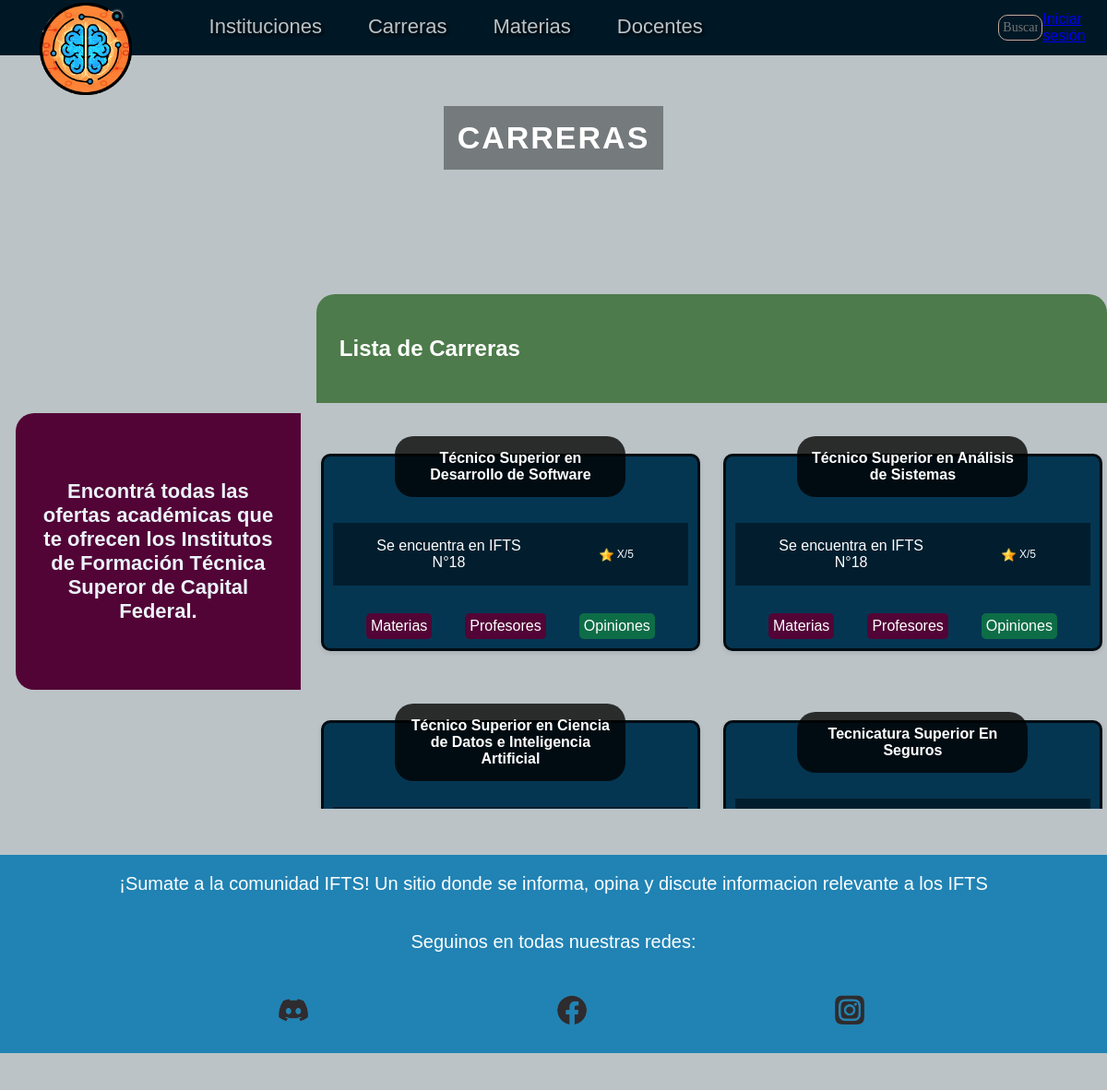
The app's page /carrera/lista/ with its own data.
### apps/carrera/models.py (models this page shows, shortened)
class Carrera(models.Model):
    nombre = models.CharField(default="Técnico Superior", max_length=150, blank=True, null=True)
    duracion = models.PositiveIntegerField(default=None)
    institucion = models.ForeignKey('institucion.Institucion', on_delete=models.CASCADE, related_name='carreras_institucion', default=None)
    img_perfil = models.ImageField(upload_to='carrera_uploads/', default='Carreras/Carreras-Perfil.jpeg' , blank=True, null=True)

### apps/institucion/models.py (models this page shows)
class Institucion(models.Model):
    nombre = models.CharField(default="IFTS", max_length=150, blank=True, null=True)
    ubicacion = models.CharField(default="Argentina", max_length=250, blank=True, null=True)
    url = models.CharField(default="", max_length=250, blank=True, null=True)
    usuario = models.ForeignKey('custom_user.CustomUser', on_delete=models.CASCADE, related_name='instituciones_usuario', default=None)
    img_perfil = models.ImageField(upload_to='ifts_uploads/', default='IFTS/IFTS18-FRONT.jpg' , blank=True, null=True)
    def __str__(self):
        return self.nombre

### apps/carrera/views.py (the view)
# urls.py: path("lista/", CarreraListView.as_view(), name="lista_carreras"),
class CarreraListView(ListView):
    model = Carrera
    template_name = "lista_carrera.html"
    context_object_name = "carreras"
    def get_queryset(self):
        institucion_id = self.kwargs.get('institucion_id')
        if institucion_id:
            return Carrera.objects.filter(institucion_id=institucion_id)
        return Carrera.objects.all()

### apps/carrera/templates/lista_carrera.html (shortened to what this page needs)
{% extends "template_base.html" %}
{% load static %}
{% block extra_head %}
    <link rel="stylesheet" href="{% static 'css/lista_carreras.css' %}">
{% endblock %}
{% block content %}
<div class="tituloPrincipalCarreras">CARRERAS</div>
   <main class="textoYcarreras">
        <div class="textoCarreras">
            <h1 class="textoCarreras">
                Encontrá todas las ofertas académicas que te ofrecen los Institutos de Formación Técnica Superor de Capital Federal.
            </h1>
        </div>
        <aside class="tituloTarjetaYTarjetas">
            <div class="tituloTarjetaCarreras">
                <h2>Lista de Carreras</h2>
            </div>
            <div class="carrerasDiv">
                {% for carrera in carreras %}
                        <div class="tarjetaIfts">
                            <div class="imgTarjetaIfts">
                                <h2><b>{{ carrera.nombre }}</b></h2>
                            </div>
                            <div class="contenidoInferiorTarjerta">
                                <div>
                                   <p> Se encuentra en {{ carrera.institucion }} </p>
                                </div>
                                <div class="puntaje">
                                    <img src="{% static 'imagenes/Iconos/estrella.png' %}" alt="">
                                    <div>
                                        <p class="Qualification">X/5</p>
                                    </div>
                                </div>
                            </div>
                            <div class="divBotonesTarjeta">
                                <a href="{% url 'lista_materias_carrera' carrera_id=carrera.id %}"><button id="btnIftsMaterias">Materias</button></a>
                                <a href="{% url 'lista_profesores_carrera' carrera_id=carrera.id %}"><button id="btnIftsProfesores">Profesores</button></a>
                                <a href="{% url 'opiniones_por_entidad' model_name='carrera' entity_id=carrera.id %}"><button id="btnIftsOpiniones">Opiniones</button></a>
                            </div>
                        </div>
                {% endfor %}
            </div>
        </aside>
</main>
{% endblock %}

### static/css/template_base.css (style rules this page uses)
body,html { display: flex; flex-direction: column; justify-content: center; min-height: 100vh; margin: 0; color: #224; background-color: #bbc3c6; font-family: Verdana, Geneva, Tahoma, sans-serif ; }
html { box-sizing: border-box; -webkit-font-smoothing: antialiased; }
* { box-sizing: inherit; }
*:before, *:after { box-sizing: inherit; }

### static/css/lista_carreras.css (style rules this page uses)
.tituloPrincipalCarreras { font-size: 34px; color: #ffffff; transform: translateY(-135px); font-weight:600; background-color: #00000060; padding: 15px; letter-spacing: 2px; }
.textoYcarreras { display: flex; flex-direction: row; text-align: center; align-items: center; width: 100%; height: auto; justify-content: center; }
.textoCarreras { color: #EBF2FA ; height: 100%; text-align: center; align-items: center; display: flex; flex-direction: column; justify-content: center; width: 40%; }
.textoCarreras h1 { background-color: #520436; width: 90%; height: 300px; font-size: 22px; padding: 20px; border-radius: 20px 0 0 20px; }
.tituloTarjetaYTarjetas { width: 100%; display: flex; flex-direction: column; justify-content: center; align-items: center; }
.tituloTarjetaCarreras { width: 100%; text-align: left; padding: 10px; background-color: #0e5204a1; color: white; border-radius: 20px 20px 0 0; }
.tituloTarjetaCarreras h2 { padding: 15px; color:white; }
.carrerasDiv { min-height: 20vh; max-height: 55vh; display: grid; width: 100%; gap: 15px; overflow-y: auto; overflow-x: hidden; grid-template-columns: repeat(auto-fit, minmax(300px, 1fr)); text-align: center; justify-content: center; box-sizing: border-box; }
.tarjetaIfts { border-radius: 10px; box-shadow: 0 2px 5px rgba(0, 0, 0, 0.1); margin: 5px; background-color: #043652; border: #000000c6 3px solid; margin-top: 55px; display: flex; flex-direction: column; justify-content: center; align-items: center; padding: 10px; }
.imgTarjetaIfts { width: 250px; justify-content: center; align-items: center; color: white; display: flex; transform: translateY(-45px); }
.imgTarjetaIfts h2 { color: #ffffff; padding: 15px; font-size: 1em; background-color: #000000c6; border-radius: 20px; }
.contenidoInferiorTarjerta { display: flex; flex-direction: row; justify-content: space-evenly; align-items: center; width: 100%; color: white; transform: translateY(-30px); background-color: #00000070; }
.contenidoInferiorTarjerta p { width: 90%; }
.puntaje { height: 50px; width: 20%; display: flex; justify-content: center; align-items: center; }
.puntaje img { width: 15px; height: 15px; }
.puntaje p { font-size: 12px; color: aliceblue; padding: 4px; }
.divBotonesTarjeta { width: 100%; display: flex; flex-direction: row; justify-content: space-evenly; align-items: center; }
.divBotonesTarjeta button { border-radius: 5px; background-color: #520436; color: #ffffff; font-size: 100%; box-shadow: none; outline: none; border: none; transition: transform 0.5s ease; padding: 5px; cursor: pointer; }
#btnIftsOpiniones { background-color: #17a33c80; color: #ffffff; border: none; border-radius: 5px; cursor: pointer; transition: background-color 0.3s ease; }

### records on screen
Carrera: nombre "Técnico Superior en Desarrollo de Software", institucion "IFTS N°18"
Carrera: nombre "Técnico Superior en Análisis de Sistemas", institucion "IFTS N°18"
Carrera: nombre "Técnico Superior en Ciencia de Datos e Inteligencia Artificial"
Carrera: nombre "Tecnicatura Superior En Seguros"
